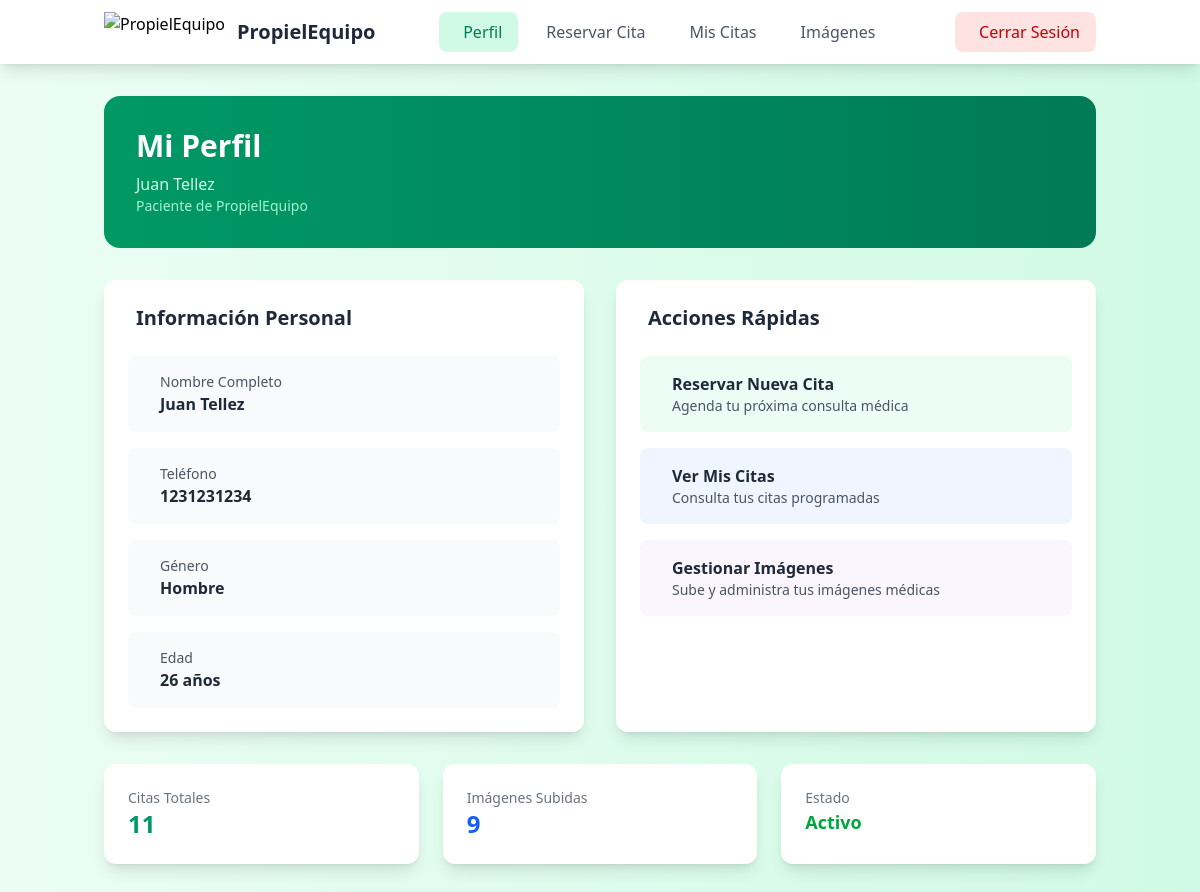
/src/Paciente/dashboardpaciente.php (signed in), run on the app's committed database.
### tables this page shows
CREATE TABLE `usuarios` (
  `user_id` int(255) NOT NULL,
  `rol` int(1) NOT NULL,
  `nombre` varchar(255) NOT NULL,
  `apellido` varchar(255) NOT NULL,
  `edad` int(3) NOT NULL,
  `telefono` varchar(20) NOT NULL,
  `email` varchar(255) DEFAULT NULL,
  `password` varchar(255) NOT NULL,
  `genero` int(1) NOT NULL,
  `cedula_profesional` varchar(20) DEFAULT NULL COMMENT 'Cédula profesional para médicos únicamente'
);

CREATE TABLE `genero` (
  `id_genero` int(1) NOT NULL,
  `genero` varchar(20) NOT NULL
);

### src/database_queries.php (called while the page is built, shortened)
<?php
class PropielEquipoQueries {
    private $db;
    public function __construct() {
        $database = new Database();
        $this->db = $database->getConnection();
    }
    public function getUserById($user_id) {
        $query = "SELECT u.*, ut.nivel as rol_nombre, g.genero as genero_nombre
                  FROM usuarios u
                  JOIN user_type ut ON u.rol = ut.user_id
                  JOIN genero g ON u.genero = g.id_genero
                  WHERE u.user_id = :user_id";
        try {
            $stmt = $this->db->prepare($query);
            $stmt->bindParam(':user_id', $user_id);
            $stmt->execute();
            return $stmt->fetch();
        } catch(PDOException $e) {
            error_log("Get User Error: " . $e->getMessage());
            return false;
        }
    }
    public function getAppointmentsByUserId($user_id) {
        $query = "SELECT c.*, u.user_id, u.nombre, u.apellido, u.telefono
                  FROM citas c
                  JOIN usuarios u ON c.id_usuario = u.user_id
                  WHERE u.user_id = :user_id
                  ORDER BY c.fecha ASC, c.horario ASC";
        try {
            $stmt = $this->db->prepare($query);
            $stmt->bindParam(':user_id', $user_id);
            $stmt->execute();
            return $stmt->fetchAll();
        } catch(PDOException $e) {
            error_log("Get Appointments By User ID Error: " . $e->getMessage());
            return [];
        }
    }
    public function getPatientImages($id_paciente) {
        $query = "SELECT * FROM imagenes_medicas
                  WHERE id_paciente = :id_paciente
                  ORDER BY fecha_subida DESC";
        try {
            $stmt = $this->db->prepare($query);
            $stmt->bindParam(':id_paciente', $id_paciente);
            $stmt->execute();
            return $stmt->fetchAll();
        } catch(PDOException $e) {
            error_log("Get Patient Images Error: " . $e->getMessage());
            return [];
        }
    }
}
?>

### src/database_connection.template.php (called while the page is built, shortened)
<?php
class Database {
    private $host = "YOUR_DB_HOST";
    private $db_name = "YOUR_DB_NAME";
    private $username = "YOUR_DB_USER";
    private $password = "YOUR_DB_PASSWORD";
    private $charset = "utf8mb4";
    public function getConnection() {
        $this->conn = null;
        try {
            $dsn = "mysql:host=" . $this->host . ";dbname=" . $this->db_name . ";charset=" . $this->charset;
            $this->conn = new PDO($dsn, $this->username, $this->password);
            $this->conn->setAttribute(PDO::ATTR_ERRMODE, PDO::ERRMODE_EXCEPTION);
            $this->conn->setAttribute(PDO::ATTR_DEFAULT_FETCH_MODE, PDO::FETCH_ASSOC);
        } catch(PDOException $e) {
            error_log("Connection error: " . $e->getMessage());
            die("Error de conexión a la base de datos. Por favor, contacte al administrador.");
        }
        return $this->conn;
    }
}
?>

### src/Paciente/dashboardpaciente.php (the view, shortened to what this page needs)
<?php
if (isset($_SESSION['telefono'])) {
    $telefono = $_SESSION['telefono'];
    $nombre = $_SESSION['nombre'];
    require_once '../database_queries.php';
    try {
        $db_queries = new PropielEquipoQueries();
        $user = $db_queries->getUserById($_SESSION['user_id']);
        $uid = $user['user_id'];
        $nombre = $user["nombre"];
        $apellido = $user["apellido"];
        $edad = $user["edad"];
        $telefono = $user["telefono"];
        $genero = $user['genero_nombre'];
    } catch (Exception $e) {
        error_log("Error en dashboard paciente: " . $e->getMessage());
        header('location: ../Landing/login.html');
        exit();
    }
} else {
    header('location: ../Landing/login.html');
    exit();
}
?>
<!doctype html>
<html>
<head>
    <link href="../output.css?v=<?php echo time(); ?>" rel="stylesheet">
</head>
<body class="bg-gradient-to-r from-emerald-50 to-emerald-100 flex flex-col min-h-screen">
    <nav class="bg-white shadow-lg sticky top-0 z-50">
        <div class="container mx-auto px-4">
            <div class="flex justify-between items-center h-16">
                <div class="flex items-center">
                    <img class="h-10 w-auto" src="../Images/logopropieel.png" alt="PropielEquipo">
                    <span class="ml-3 text-xl font-bold text-gray-800">PropielEquipo</span>
                </div>
                <div class="hidden md:flex items-center space-x-1">
                    <a href="dashboardpaciente.php" class="bg-emerald-100 text-emerald-700 px-4 py-2 rounded-lg font-medium">
                        <ion-icon name="person" class="mr-2"></ion-icon>Perfil
                    </a>
                    <a href="reservar.php" class="text-gray-600 hover:bg-emerald-50 hover:text-emerald-700 px-4 py-2 rounded-lg font-medium transition duration-200">
                        <ion-icon name="calendar" class="mr-2"></ion-icon>Reservar Cita
                    </a>
                    <a href="reservas.php" class="text-gray-600 hover:bg-emerald-50 hover:text-emerald-700 px-4 py-2 rounded-lg font-medium transition duration-200">
                        <ion-icon name="list" class="mr-2"></ion-icon>Mis Citas
                    </a>
                    <a href="imagenes_medicas.php" class="text-gray-600 hover:bg-emerald-50 hover:text-emerald-700 px-4 py-2 rounded-lg font-medium transition duration-200">
                        <ion-icon name="images" class="mr-2"></ion-icon>Imágenes
                    </a>
                </div>
                <div class="flex items-center">
                    <form action="php_action/logout.php" method="post" class="hidden md:block">
                        <button class="bg-red-100 hover:bg-red-200 text-red-700 px-4 py-2 rounded-lg font-medium transition duration-200">
                            <ion-icon name="log-out" class="mr-2"></ion-icon>Cerrar Sesión
                        </button>
                    </form>
                </div>
            </div>
        </div>
    </nav>
    <div class="container mx-auto px-4 py-8">
        <div class="bg-gradient-to-r from-emerald-600 to-emerald-700 rounded-2xl p-8 text-white mb-8">
            <div class="flex items-center justify-between">
                <div>
                    <h1 class="text-3xl font-bold mb-2">Mi Perfil</h1>
                    <p class="text-emerald-100"><?php echo htmlspecialchars($nombre . " " . $apellido); ?></p>
                    <p class="text-emerald-200 text-sm">Paciente de PropielEquipo</p>
                </div>
            </div>
        </div>
        <div class="grid md:grid-cols-2 gap-8">
            <div class="bg-white rounded-xl shadow-lg p-6">
                <h2 class="text-xl font-bold text-gray-800 mb-6 flex items-center">
                    Información Personal
                </h2>
                <div class="space-y-4">
                    <div class="flex items-center p-4 bg-gray-50 rounded-lg">
                        <div>
                            <p class="text-sm text-gray-600">Nombre Completo</p>
                            <p class="font-semibold text-gray-800"><?php echo htmlspecialchars($nombre . " " . $apellido); ?></p>
                        </div>
                    </div>
                    <div class="flex items-center p-4 bg-gray-50 rounded-lg">
                        <div>
                            <p class="text-sm text-gray-600">Teléfono</p>
                            <p class="font-semibold text-gray-800"><?php echo htmlspecialchars($telefono); ?></p>
                        </div>
                    </div>
                    <div class="flex items-center p-4 bg-gray-50 rounded-lg">
                        <div>
                            <p class="text-sm text-gray-600">Género</p>
                            <p class="font-semibold text-gray-800"><?php echo htmlspecialchars($genero); ?></p>
                        </div>
                    </div>
                    <div class="flex items-center p-4 bg-gray-50 rounded-lg">
                        <div>
                            <p class="text-sm text-gray-600">Edad</p>
                            <p class="font-semibold text-gray-800"><?php echo htmlspecialchars($edad); ?> años</p>
                        </div>
                    </div>
                </div>
            </div>
            <div class="bg-white rounded-xl shadow-lg p-6">
                <h2 class="text-xl font-bold text-gray-800 mb-6 flex items-center">
                    Acciones Rápidas
                </h2>
                <div class="space-y-4">
                    <a href="reservar.php" class="flex items-center p-4 bg-emerald-50 hover:bg-emerald-100 rounded-lg transition duration-200 group">
                        <div>
                            <p class="font-semibold text-gray-800">Reservar Nueva Cita</p>
                            <p class="text-sm text-gray-600">Agenda tu próxima consulta médica</p>
                        </div>
                    </a>
                    <a href="reservas.php" class="flex items-center p-4 bg-blue-50 hover:bg-blue-100 rounded-lg transition duration-200 group">
                        <div>
                            <p class="font-semibold text-gray-800">Ver Mis Citas</p>
                            <p class="text-sm text-gray-600">Consulta tus citas programadas</p>
                        </div>
                    </a>
                    <a href="imagenes_medicas.php" class="flex items-center p-4 bg-purple-50 hover:bg-purple-100 rounded-lg transition duration-200 group">
                        <div>
                            <p class="font-semibold text-gray-800">Gestionar Imágenes</p>
                            <p class="text-sm text-gray-600">Sube y administra tus imágenes médicas</p>
                        </div>
                    </a>
                </div>
            </div>
        </div>
        <div class="mt-8 grid md:grid-cols-3 gap-6">
            <div class="bg-white rounded-xl p-6 shadow-lg">
                <div class="flex items-center justify-between">
                    <div>
                        <p class="text-gray-500 text-sm">Citas Totales</p>
                        <p class="text-2xl font-bold text-emerald-600">
                            <?php
                            try {
                                $total_citas = $db_queries->getAppointmentsByUserId($uid);
                                echo count($total_citas);
                            } catch (Exception $e) {
                                echo "0";
                            }
                            ?>
                        </p>
                    </div>
                </div>
            </div>
            <div class="bg-white rounded-xl p-6 shadow-lg">
                <div class="flex items-center justify-between">
                    <div>
                        <p class="text-gray-500 text-sm">Imágenes Subidas</p>
                        <p class="text-2xl font-bold text-blue-600">
                            <?php
                            try {
                                $total_imagenes = $db_queries->getPatientImages($uid);
                                echo count($total_imagenes);
                            } catch (Exception $e) {
                                echo "0";
                            }
                            ?>
                        </p>
                    </div>
                </div>
            </div>
            <div class="bg-white rounded-xl p-6 shadow-lg">
                <div class="flex items-center justify-between">
                    <div>
                        <p class="text-gray-500 text-sm">Estado</p>
                        <p class="text-lg font-semibold text-green-600">Activo</p>
                    </div>
                </div>
            </div>
        </div>
    </div>
</body>
</html>

### data on the page
usuarios: nombre+apellido "Juan Tellez", telefono "1231231234", genero.genero "Hombre", edad "26"

### other printed values
count($total_citas) "11"
count($total_imagenes) "9"
